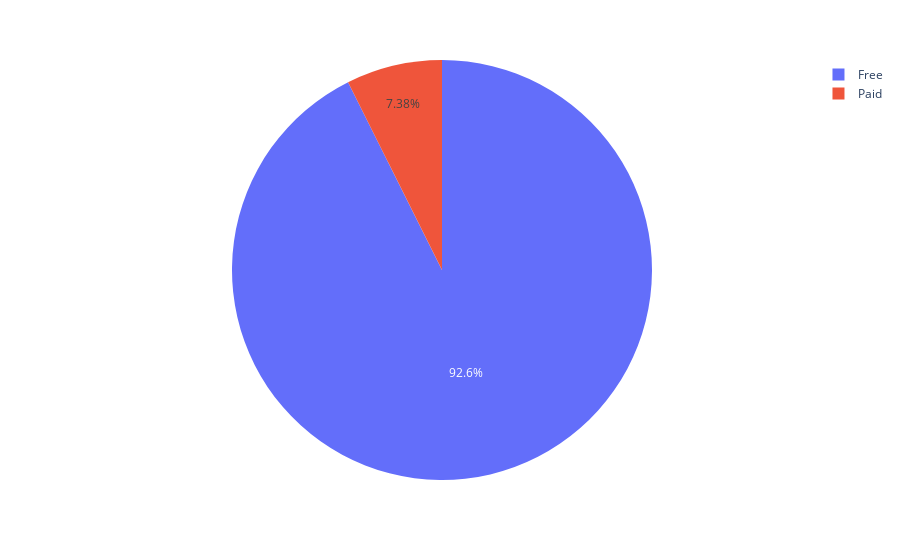

The notebook cell saved with this chart:
### Code cell
px.pie(names = label,values = values)

### Figure 1 — Plotly figure (JSON) as saved in the notebook; plotly's stock layout.template omitted (floating-point values rounded to 4 significant figures)
{"data": [{"domain": {"x": [0, 1], "y": [0, 1]}, "hovertemplate": "label=%{label}<br>value=%{value}<extra></extra>", "labels": ["Free", "Paid"], "legendgroup": "", "name": "", "showlegend": true, "type": "pie", "values": [10040, 800]}], "layout": {"legend": {"tracegroupgap": 0}, "margin": {"t": 60}}}
